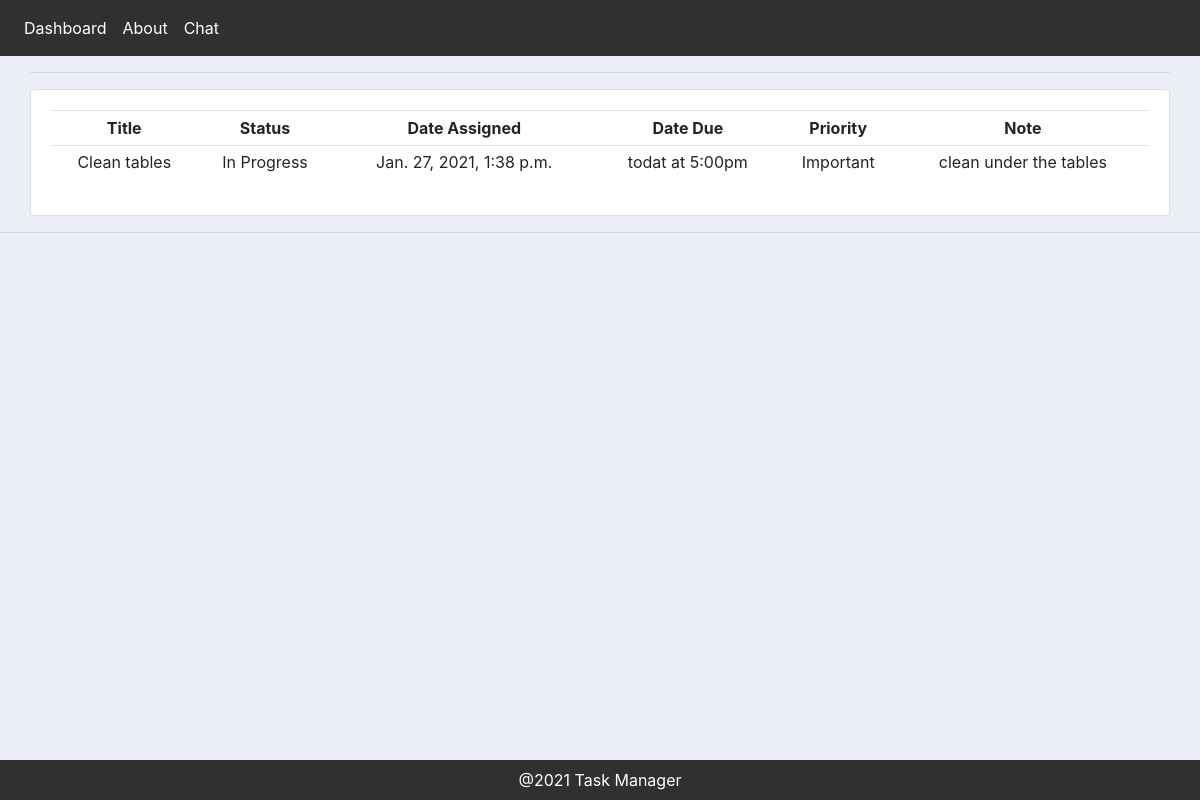
/task_details/10/, run on the app's committed database.
### schedule_app/models.py (models this page shows, shortened)
class Task(models.Model):
    STATUS = (
        ('Pending', 'Pending'),
        ('In Progress', 'In Progress'),
        ('Complete', 'Complete')
    )
    PRIORITY = (
        ('Not Important', 'Not Important'),
        ('Important', 'Important'),
        ('Very Important', 'Very Important')
    )
    title = models.CharField(max_length=200, null=True)
    note = models.CharField(max_length=200, null=True, blank=True)
    date_assigned = models.DateTimeField(auto_now_add=True)
    date_due = models.CharField(max_length=200, null=True, blank=True)
    priority = models.CharField(max_length=200, null=True, choices=PRIORITY)
    status = models.CharField(max_length=200, null=True, choices=STATUS)
    employee = models.ForeignKey(
        Employee, null=True, on_delete=models.SET_NULL)

### schedule_app/views.py (the view)
# urls.py: path('task_details/<str:pk>/', views.taskDetails, name='task_details'),
def taskDetails(request, pk):
    task = Task.objects.get(id=pk)
    context = {'task': task}
    return render(request, 'schedule_app/task_details.html', context)

### schedule_app/templates/schedule_app/task_details.html
{% extends 'schedule_app/main.html' %}
{% block content %}
<div class="col-md-12">
    <hr>
    <div class="card card-body" style="text-align: center;">
        <table class="table table-sm">
            <tr>
                <th>Title</th>
                <th>Status</th>
                <th>Date Assigned</th>
                <th>Date Due</th>
                <th>Priority</th>
                <th>Note</th>
            </tr>
            <tr>
                <td>{{task.title}}</td>
                <td>{{task.status}}</td>
                <td>{{task.date_assigned}}</td>
                <td>{{task.date_due}}</td>
                <td>{{task.priority}}</td>
                <td>{{task.note}}</td>
            </tr>
        </table>
    </div>
</div>
{% endblock %}

### schedule_app/static/css/main.css (style rules this page uses)
body { background-color: #ebeff5; }

### data on the page
Task: title "Clean tables", status "In Progress", date_assigned "Jan. 27, 2021, 1:38 p.m.", date_due "todat at 5:00pm", priority "Important", note "clean under the tables"
